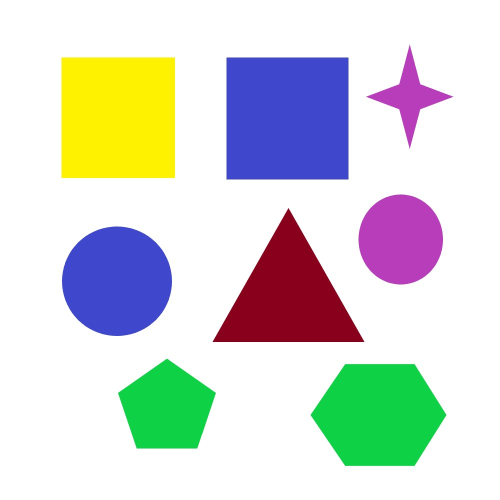
#> input picture OpenCV/S1.jpg, 1000 x 1000 px (shown at 1/2 size)
$ python 'Question 4.py'
#> lines starting #> are read from the running program, lines starting #| are printed output that depends on the picture; after the words box and inside, x2 and y2 are one past the last pixel; in counts of white or black regions, pixels touching at a corner belong together; long printed decimals are rounded
# imports
import numpy as np
import cv2

img = cv2.imread('S1.jpg')
#> img is the input picture: shape (1000, 1000, 3); mean B, G, R 212.1, 216.6, 213.1
img2 = cv2.imread('S1.jpg')

img = cv2.resize(img,(500,500))
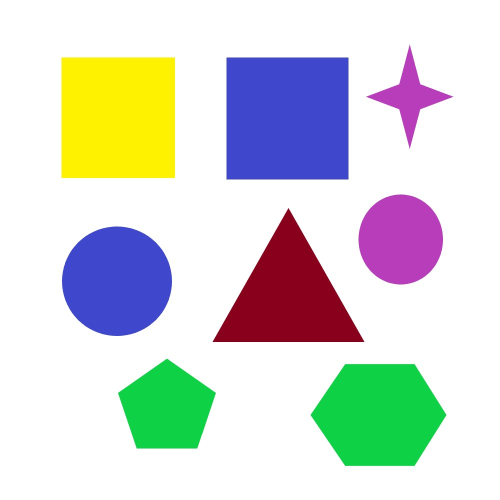
#> img: shape (500, 500, 3); mean B, G, R 212.2, 216.6, 213.1
img2 = cv2.resize(img2,(500,500))

img2 = cv2.cvtColor(img2,cv2.COLOR_BGR2GRAY)
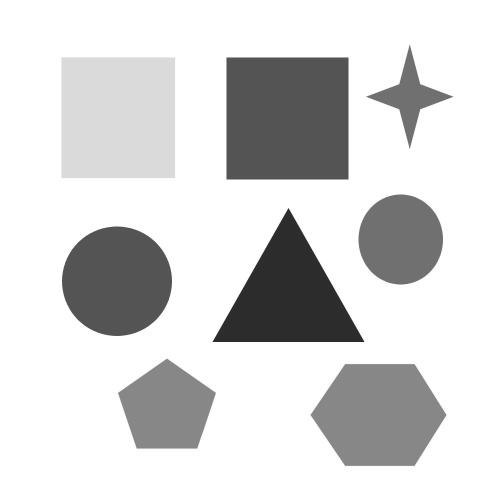
#> img2: shape (500, 500); min 41, max 255, mean 215.1
ret,thresh = cv2.threshold(img2,175,255,cv2.THRESH_BINARY_INV)
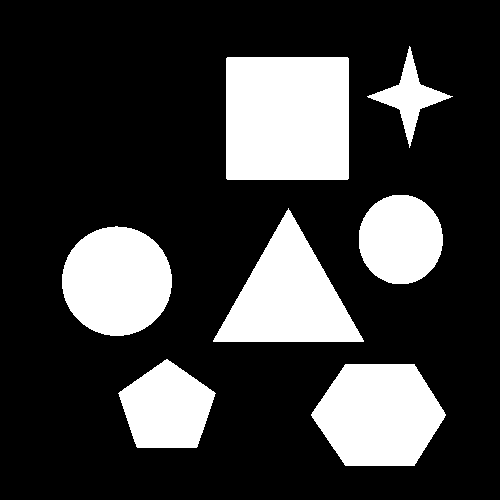
#> thresh: shape (500, 500); 23.8% white; 7 white regions

cv2.imshow("original",img)
cv2.waitKey(0)
cv2.destroyAllWindows()

cv2.imshow("gray",img2)
cv2.waitKey(0)
cv2.destroyAllWindows()

cv2.imshow("Black and White",thresh)
cv2.waitKey(0)
cv2.destroyAllWindows()


contours,image = cv2.findContours(thresh,cv2.RETR_TREE,cv2.CHAIN_APPROX_SIMPLE)
#> contours = 7 contours; box (x1, y1, x2, y2) and area: (226, 57, 349, 180) 14882, (311, 364, 446, 466) 10268, (213, 208, 364, 342) 10012, (62, 226, 172, 336) 9305, (118, 359, 216, 448) 5899, (359, 195, 443, 284) 5823, (367, 46, 453, 148) 2044; image = [[1, -1, -1, -1], [2, 0, -1, -1], [3, 1, -1, -1], [4, 2, -1, -1], [5, 3, -1, -1], [6, 4, -1, -1], [-1, 5, -1, -1]]
font = cv2.FONT_HERSHEY_COMPLEX

#shape detection
for cnt in contours:
    approx = cv2.approxPolyDP(cnt,0.01*cv2.arcLength(cnt,True),True)
    cv2.drawContours(img,[approx],0,(255,0,0),3)

    sides = len(approx)
    print("Sides: ",sides)

    app = approx.ravel()

    X=0
    Y=0
    for i in range(len(app)):
        if i%2==0:
            X+=app[i]
        else:
            Y+=app[i]

    shape = ""
    if sides==3:
        shape = "Triangle"
    elif sides==4:
        shape = "Square"
    elif sides==5:
        shape = "Pentagon"
    elif sides==6:
        shape = "Hexagon"
    elif sides==7:
        shape = "Heptagon"
    elif sides==8:
        shape = "octagon"
    else:
        shape = "Circle"

    print("centre at:",X/sides,Y/sides)
    txt = "{} at {},{} ".format(shape,int(X/sides),int(Y/sides))

    cv2.putText(img,txt,(int(X/sides)-150,int(Y/sides)),font,1,(0))
#> this loop made 7 passes
#> (sides, app, shape, txt) on passes 1, 2, 4, 6: (6, [345, 364, 311, 414, 345, 465, 414, 465, 445, 415, 414, 364], 'Hexagon', 'Hexagon at 379,414 '), (5, [118, 393, 137, 447, 196, 447, 215, 393, 167, 359], 'Pentagon', 'Pentagon at 166,407 '), (3, [288, 208, 213, 341, 363, 341], 'Triangle', 'Triangle at 288,296 '), (4, [227, 57, 226, 178, 347, 179, 348, 58], 'Square', 'Square at 287,118 ')
#> (sides, shape, txt) on passes 3, 5, 7: (15, 'Circle', 'Circle at 117,284 '), (14, 'Circle', 'Circle at 399,238 '), (8, 'octagon', 'octagon at 409,96 ')
#| Sides:  6
#| centre at: 379.0 414.5
#| Sides:  5
#| centre at: 166.6 407.8
#| Sides:  15
#| centre at: 117.0 284.133
#| Sides:  3
#| centre at: 288.0 296.667
#| Sides:  14
#| centre at: 399.714 238.857
#> (further printed lines are left out)
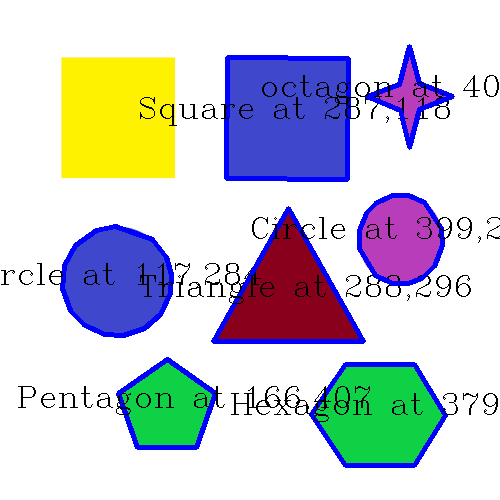
#> img: shape (500, 500, 3); 7.39% of pixels changed, all inside (x1, y1, x2, y2) = (1, 44, 500, 468)


cv2.imshow("Detected",img)
cv2.waitKey(0)
cv2.destroyAllWindows()
